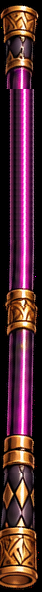
#> input picture tools/heroes/parts/gambler_staff.png, 42 x 592 px
$ python -i cut.py   (imports and definitions only)
#> lines starting #> are read from the running program, lines starting #| are printed output that depends on the picture; after the words box and inside, x2 and y2 are one past the last pixel; in counts of white or black regions, pixels touching at a corner belong together
"""Start Hero bodies: cut the GPT hero sprite sheets (tools/heroes/src/<cls>_<A|B>.png, white background, one action per
row, every frame facing right) into one packed atlas per class + frame table.

Out: public/assets/final/heroes/<cls>/body.png and src/data/hero-atlas.json
  {cls: {"h": idle height px, "actions": {action: [[x, y, w, h, ax, ay], ...]}}}  (ax, ay = feet anchor inside the frame)

Run: python3 tools/heroes/cut.py
"""
import json
import math
import sys
import os
import sys

import numpy as np
from PIL import Image
from scipy import ndimage

# rows the game lifts itself (jumps, leaps): anchored on their own feet
OWN_FEET = {'jump', 'leap_crash', 'sky_breaker', 'judgment_blade', 'finisher', 'spin_cut', 'falcon_dive', 'retreat_kick', 'skyhunters_step', 'rain_of_arrows', 'air_shot'}
# frames left out of a cut row (drawn upright inside a leaning run: the body would jump)
DROP = {}
# A hero drawn without stand / walk sheets: the frame (action, index) that stands upright, his size reference
REF_STAND = {'gambler': ('coin_flip', 0)}
# Heroes whose faces cannot be measured (a hat shades them): every sheet at one scale; a sheet drawn bigger is matched by
# the height of a standing frame {sheet: (its action, frame, the reference action, frame)}
SAME_SCALE = {'gambler': {'S7': ('jackpot', 0, 'coin_flip', 0), 'S8': ('all_in', 0, 'coin_flip', 0), 'S9': ('triple_down', 2, 'coin_flip', 0), 'S10': ('card_swap', 0, 'coin_flip', 0), 'S14': ('call_deck', 0, 'coin_flip', 0), 'S15': ('grand_swing', 0, 'coin_flip', 0), 'S16': ('long_guard', 0, 'coin_flip', 0), 'S17': ('staff_flurry', 0, 'coin_flip', 0), 'S18': ('light_staff', 0, 'coin_flip', 0), 'S11': ('roulette_wheel', 0, 'coin_flip', 0), 'S12': ('kinetic_grab', 0, 'coin_flip', 0), 'S13': ('cut_jab', 0, 'coin_flip', 0)}}
# Model sheets with fewer full figures than three (the third item is a prop close-up)
MODEL_N = {'gambler': 2}
# Frames where GPT dropped the gambler's staff: it is put back, slung across his back (behind the body)
STAFF_BACK = {('gambler', 'staff_vault'): {3}, ('gambler', 'riffle_shuffle'): {1, 2, 3, 4},
              ('gambler', 'showdown'): {3}, ('gambler', 'roulette_old'): {2}, ('gambler', 'roulette_wheel'): {5}}
# Frames whose loose thrown objects are wiped (the game draws its own): only the body's largest piece is kept
ONLY_BODY = {('gambler', 'showdown'): {3}, ('gambler', 'charged_deal'): {3}}


# [24 lines left out: functions _staff_back, _only_body, not called in this run]
HEADY = {}  # cls -> run frames (index, figure height, in the air)
HERO_H = {}  # cls -> the drawn idle's height (the size every frame is shown by)
STRIDES = {}  # (cls, act) -> feet spread per frame (atlas px)
SCALE = 0.6  # frame size kept in the atlas (source px x SCALE)
sys.path.insert(0, os.path.dirname(os.path.abspath(__file__)))
ROOT = os.path.dirname(os.path.dirname(os.path.dirname(os.path.abspath(__file__))))
SRC = os.path.join(ROOT, 'tools', 'heroes', 'src')

# sheet -> its rows in order: (action, frames)
SPEC = {
    'warrior': [('A', [('idle', 6), ('walk_old', 6), ('run_old', 6)]), ('W', [('walk', 4), ('run', 4)]), ('W2', [('walk2', 4), ('run2', 4)]), ('B', [('jump', 3), ('stance', 4), ('attack', 6)]),
                ('S1', [('dash_slash', 6), ('rising_slash', 6), ('lance_thrust', 6)]),
                ('S2', [('ground_breaker', 6), ('leap_crash', 6), ('titans_verdict', 6)]),
                ('S3', [('whirlwind', 6), ('blade_storm', 6), ('wave_slash', 6)]),
                ('S4', [('oath', 6), ('radiant_blade', 6), ('banner', 6)]),
                ('S5', [('war_cry', 6), ('judgment_blade', 6), ('finisher', 6)]),
                ('S6', [('iron_grip', 6), ('judgment_hook', 6), ('sky_breaker', 6)])],
    'book_mage': [('A', [('idle', 6), ('walk_old', 6), ('attack', 6)]), ('W', [('walk', 4), ('run', 4)]), ('W2', [('walk2', 4), ('run2', 4)]), ('B', [('run_old', 6), ('jump', 3), ('stance', 4)])],
    'samurai': [('A', [('idle', 6), ('walk_old', 6), ('attack', 6)]), ('W', [('walk', 4), ('run', 4)]), ('W2', [('walk2', 4), ('run2', 4)]), ('B', [('run_old', 6), ('jump', 3), ('stance', 4)]),
                ('S1', [('shadow_step', 6), ('swallow_cut', 6), ('spin_cut', 6)]),
                ('S2', [('iai_strike', 6), ('sword_wave', 6), ('mirage', 6)]),
                ('S3', [('blossom_storm', 6), ('hundred_cuts', 6), ('tornado_blade', 6)]),
                ('S4', [('falcon_dive', 6), ('dragon_ascension', 6), ('dragon_eclipse', 6)]),
                ('S5', [('kagemusha', 6), ('sakura_bind', 6), ('rising_sun', 6)]),
                ('S6', [('phantom_blades', 6), ('god_of_blades', 6), ('finisher', 6)]),
                ('S7', [('tornado_air', 6)])],  # Tornado Blade as the air spin it is now: tucked high in the air, the blade whirling
    # The gambler has no drawn stand / walk sheets: idle, stance, walk, run and jump come from his cut-out parts (rig.py);
    # his size is measured on a standing frame (REF_STAND) and every sheet is matched to it by the face.
    'gambler': [('S1', [('attack', 6), ('charged_deal', 6), ('staff_vault', 6)]),
                ('S2', [('fuse_slam', 6), ('riffle_shuffle', 6), ('rotor_staff', 6)]),
                ('S3', [('coin_flip', 6), ('showdown', 6), ('roulette_old', 6)]),
                ('S4', [('dice_bomb', 6), ('kinetic_grab_old', 6), ('ace_in_the_hole', 6)]),
                ('S5', [('lady_luck', 6), ('pickup_52', 6), ('grand_slam', 6)]),
                ('S6', [('kinetic_overload', 6), ('wild_card', 6), ('jackpot_old', 6)]),
                ('S7', [('jackpot', 6)]),
                ('S8', [('all_in', 6)]),
                ('S9', [('triple_down', 6)]),
                ('S10', [('card_swap', 6)]),
                ('S11', [('roulette_wheel', 6)]),
                ('S12', [('kinetic_grab', 6)]),
                ('S13', [('cut_jab', 5), ('cut_swing', 5), ('cut_cards', 5), ('cut_rise', 5)]),
                ('S14', [('call_deck', 6)]),
                ('S15', [('grand_swing', 6)]),
                ('S16', [('long_guard', 6)]), ('S17', [('staff_flurry', 6)]), ('S18', [('light_staff', 6)])],  # (PixVerse: the guard across his body and its counter thrust; the cane flurry; the palm run up the cane, pointed)  # (PixVerse: Grand Slam as a golfer's full swing — address, the top, the downswing, through, the high finish)  # (PixVerse: Call the Deck — the hand out calling the cards, one caught, by the face, the wind, the sidearm throw, the follow-through)  # (PixVerse: the basic chain, one strike per row)  # (PixVerse: the hand shot out, the fist clenched, yanked back, wound up, the throw)  # (PixVerse: down low, the cane sweeps the floor round like a wheel, up, he calls it)  # (PixVerse: the card flicked, the low dash to it, the stop)
    'archer': [('A', [('idle', 6), ('walk_old', 6), ('attack', 6)]), ('W', [('walk', 4), ('run', 4)]), ('W2', [('walk2', 4), ('run2', 4)]), ('B', [('run_old', 6), ('jump', 3), ('stance', 4)]),
               ('S1', [('rising_arrow', 6), ('multi_shot', 6), ('explosive_arrow', 6)]),
               ('S2', [('retreat_kick', 6), ('vine_trap', 6), ('skyhunters_step', 6)]),
               ('S3', [('rain_of_arrows', 6), ('piercing_arrow', 6), ('hunters_roar', 6)]),
               ('S4', [('leaping_arrow', 6), ('spirit_hawk', 6), ('sky_rain', 6)]),
               ('S5', [('tree_of_life', 6), ('hunters_spirit', 6), ('arrow_storm', 6)]),
               ('S6', [('eagle_arrow', 6), ('double_shot', 6), ('air_shot', 6)])],
}


def alpha_from_white(rgb):
    """Background = near-white pixels connected to the image border; their fringe is un-mixed from white."""
    d = 255 - rgb.min(axis=2)  # 0 on pure white
    near = d < 34
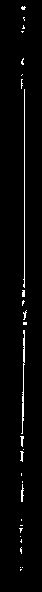
#> near: shape (592, 42) bool; 2.4% white in thin lines or dots, all inside (x1, y1, x2, y2) = (19, 6, 27, 571)
    lab, _ = ndimage.label(near)
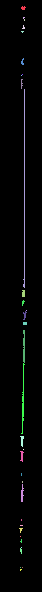
#> lab: shape (592, 42) int32; 34 distinct labels, from 0 to 33; one colour per label, 0 black
    border = set(np.unique(np.concatenate([lab[0], lab[-1], lab[:, 0], lab[:, -1]]))) - {0}
#> border = 0 items
    bg = np.isin(lab, list(border))
#> bg: shape (592, 42) bool; every value is 0
    # enclosed holes (between an arm and the head…): pure-white pockets, not the painted white cloth (always shaded)
    pure = d < 18
#> pure: shape (592, 42) bool; 1.8% white in thin lines or dots, all inside (x1, y1, x2, y2) = (19, 7, 27, 553)
    hl, hn = ndimage.label(pure & ~bg)
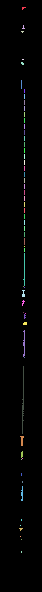
#> hl: shape (592, 42) int32; 60 distinct labels, from 0 to 59; one colour per label, 0 black
#> hn = 59
    if hn:
        sz = ndimage.sum(np.ones_like(d), hl, range(1, hn + 1))
#> sz = 59 values, max 79 at index 45, min 1 at index 32, mean 7.53
        mean_d = ndimage.mean(d, hl, range(1, hn + 1))
#> mean_d = 59 values, max 15 at index 49, min 0 at index 36, mean 4.82
        holes = [i + 1 for i in range(hn) if sz[i] >= 25 and mean_d[i] < 7]
#> holes = [35, 44, 46]
        bg |= ndimage.binary_dilation(np.isin(hl, holes), iterations=1) & near
#> bg: shape (592, 42) bool; 0.73% white in thin lines or dots, all inside (x1, y1, x2, y2) = (21, 252, 25, 434)
    rgbf = rgb.astype(np.float32)
    lum = rgbf.mean(axis=2)
    # small white / light grey specks left between dark strands near the outline (hair): white ground (mixed into the
    # strands), filled with the paint around them. Only shut in by dark paint (a glint on steel, an arrowhead in the air
    # or a white feather stays): white ones up to 400 px, grey ones (never pure white) up to 60 px.
    gap = ndimage.distance_transform_edt(~bg)
    grey = (lum > 150) & (rgbf.max(axis=2) - rgbf.min(axis=2) < 45)
    spk = (near & (gap <= 14) | grey & (gap <= 24)) & ~bg
#> spk: shape (592, 42) bool; 0.74% white in thin lines or dots, all inside (x1, y1, x2, y2) = (20, 228, 27, 458)
    sl, sn = ndimage.label(spk)
#> sl: shape (592, 42) int32; 24 distinct labels, from 0 to 23
#> sn = 23
    if sn:
        idx = range(1, sn + 1)
        sz = ndimage.sum(np.ones_like(d), sl, idx)
#> sz = 23 values, max 27 at index 0, min 1 at index 6, mean 7.96
        ring = ndimage.binary_dilation(spk, iterations=2) & ~spk
#> ring: shape (592, 42) bool; 2.4% white in thin lines or dots, all inside (x1, y1, x2, y2) = (18, 226, 29, 460)
        rl = ndimage.grey_dilation(sl, size=5) * ring
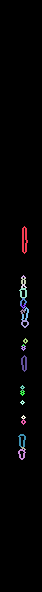
#> rl: shape (592, 42) int32; 24 distinct labels, from 0 to 23; one colour per label, 0 black
        ring_lum = ndimage.mean(lum, rl * ~bg, idx)
#> ring_lum = 23 values, max 210.6 at index 15, min 80.1 at index 21, mean 158.7
        ring_bg = ndimage.mean(bg.astype(np.float32), rl, idx)
#> ring_bg = 23 values, max 0.75 at index 11, min 0 at index 4, mean 0.222
        white = ndimage.maximum(near.astype(np.float32), sl, idx)
#> white = 23 values, max 1 at index 0, min 0 at index 1, mean 0.435
        top = ndimage.maximum(lum, sl, idx)
#> top = 23 values, max 255 at index 0, min 203.7 at index 10, mean 243.4
        specks = np.isin(sl, [i + 1 for i in range(sn) if ring_bg[i] < 0.25 and (
            (white[i] > 0 and sz[i] <= 400 and ring_lum[i] < 95) or (sz[i] <= 60 and ring_lum[i] < 75 and top[i] < 230))])
#> specks: shape (592, 42) bool; 0% white in thin lines or dots, all inside (x1, y1, x2, y2) = (23, 449, 24, 450)
        if specks.any():
            _, (iy, ix) = ndimage.distance_transform_edt(specks | bg, return_indices=True)
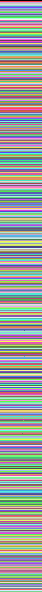
#> iy: shape (592, 42) int32; 592 distinct labels, from 0 to 591; one colour per label, 0 black
            rgbf = np.where(specks[..., None], rgbf[iy, ix], rgbf)
            d = np.where(specks, 255 - rgbf.min(axis=2), d)
    a = np.where(bg, 0, 255).astype(np.float32)
    # the fringe (next to the ground): its paint is the strongest colour around it (the hair, the steel — never the white
    # it was mixed with), its alpha how much of that paint it holds; a dark edge no longer stays half white and opaque
    edge = ndimage.binary_dilation(bg, iterations=2) & ~bg
#> edge: shape (592, 42) bool; 2.2% white in thin lines or dots, all inside (x1, y1, x2, y2) = (19, 250, 27, 436)
    dfg = np.where(bg, -1.0, d.astype(np.float32))
    dmax = ndimage.grey_dilation(dfg, size=5)
    hit = (dfg == dmax) & ~bg
#> hit: shape (592, 42) bool; 36% white; 506 white regions (499 under 20 px), largest, box (x1, y1, x2, y2) and area: (0, 0, 42, 592) 4614, (0, 19, 13, 520) 3466, (10, 418, 13, 434) 24
    _, (iy, ix) = ndimage.distance_transform_edt(~hit, return_indices=True)
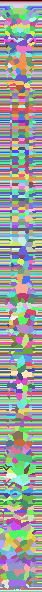
#> iy: shape (592, 42) int32; 592 distinct labels, from 0 to 591; one colour per label, 0 black
    paint, dp = rgbf[iy, ix], np.maximum(dmax, 1.0)
    a[edge] = np.clip(d[edge] / dp[edge], 0, 1) * 255
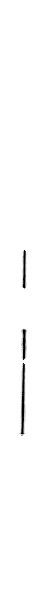
#> a: shape (592, 42) float32; min 0, max 255, mean 251.4
    rgbf = np.where(edge[..., None], paint, rgbf)
    return np.dstack([np.clip(rgbf, 0, 255), a]).astype(np.uint8)


# [453 lines left out: functions bands, frames_in_row, blade_line, thin_line, sword_line, face_size and 3 more, not called in this run]


# [2 lines not run here, left out]

>>> import cv2
>>> picture = cv2.cvtColor(cv2.imread('parts/gambler_staff.png'), cv2.COLOR_BGR2RGB)
>>> result = alpha_from_white(picture)
